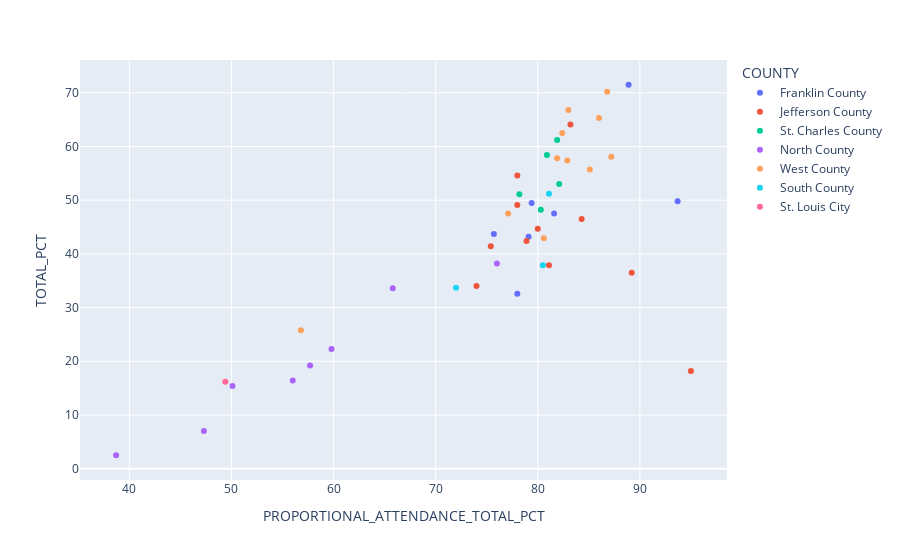

Write notebook code for a chart like this one.
### Code cell
#Plotly
fig = px.scatter(att_merge_df, x="PROPORTIONAL_ATTENDANCE_TOTAL_PCT", y = 'TOTAL_PCT',
                color = 'COUNTY')

fig.show()

### Figure 1 — Plotly figure (JSON) as saved in the notebook; plotly's stock layout.template omitted (floating-point values rounded to 4 significant figures)
{"data": [{"hovertemplate": "COUNTY=Franklin County<br>PROPORTIONAL_ATTENDANCE_TOTAL_PCT=%{x}<br>TOTAL_PCT=%{y}<extra></extra>", "legendgroup": "Franklin County", "marker": {"color": "#636efa", "symbol": "circle"}, "mode": "markers", "name": "Franklin County", "orientation": "v", "showlegend": true, "type": "scatter", "x": [88.9, 75.7, 79.4, 78, 79.1, 93.7, 81.6], "xaxis": "x", "y": [71.5, 43.7, 49.5, 32.6, 43.2, 49.8, 47.5], "yaxis": "y"}, {"hovertemplate": "COUNTY=Jefferson County<br>PROPORTIONAL_ATTENDANCE_TOTAL_PCT=%{x}<br>TOTAL_PCT=%{y}<extra></extra>", "legendgroup": "Jefferson County", "marker": {"color": "#EF553B", "symbol": "circle"}, "mode": "markers", "name": "Jefferson County", "orientation": "v", "showlegend": true, "type": "scatter", "x": [75.4, 95, 78.9, 74, 83.2, 84.3, 89.2, 81.1, 78, 80, 78], "xaxis": "x", "y": [41.4, 18.2, 42.4, 34, 64.1, 46.5, 36.5, 37.9, 49.1, 44.7, 54.6], "yaxis": "y"}, {"hovertemplate": "COUNTY=St. Charles County<br>PROPORTIONAL_ATTENDANCE_TOTAL_PCT=%{x}<br>TOTAL_PCT=%{y}<extra></extra>", "legendgroup": "St. Charles County", "marker": {"color": "#00cc96", "symbol": "circle"}, "mode": "markers", "name": "St. Charles County", "orientation": "v", "showlegend": true, "type": "scatter", "x": [80.9, 81.9, 78.2, 80.3, 82.1], "xaxis": "x", "y": [58.4, 61.2, 51.1, 48.2, 53], "yaxis": "y"}, {"hovertemplate": "COUNTY=North County<br>PROPORTIONAL_ATTENDANCE_TOTAL_PCT=%{x}<br>TOTAL_PCT=%{y}<extra></extra>", "legendgroup": "North County", "marker": {"color": "#ab63fa", "symbol": "circle"}, "mode": "markers", "name": "North County", "orientation": "v", "showlegend": true, "type": "scatter", "x": [57.7, 56, 76, 65.8, 50.1, 47.3, 59.8, 38.7], "xaxis": "x", "y": [19.2, 16.4, 38.2, 33.6, 15.4, 7, 22.3, 2.5], "yaxis": "y"}, {"hovertemplate": "COUNTY=West County<br>PROPORTIONAL_ATTENDANCE_TOTAL_PCT=%{x}<br>TOTAL_PCT=%{y}<extra></extra>", "legendgroup": "West County", "marker": {"color": "#FFA15A", "symbol": "circle"}, "mode": "markers", "name": "West County", "orientation": "v", "showlegend": true, "type": "scatter", "x": [81.9, 87.2, 85.1, 82.9, 82.4, 86.8, 83, 77.1, 56.8, 80.6, 86], "xaxis": "x", "y": [57.8, 58.1, 55.7, 57.4, 62.5, 70.2, 66.8, 47.5, 25.8, 42.9, 65.3], "yaxis": "y"}, {"hovertemplate": "COUNTY=South County<br>PROPORTIONAL_ATTENDANCE_TOTAL_PCT=%{x}<br>TOTAL_PCT=%{y}<extra></extra>", "legendgroup": "South County", "marker": {"color": "#19d3f3", "symbol": "circle"}, "mode": "markers", "name": "South County", "orientation": "v", "showlegend": true, "type": "scatter", "x": [80.5, 72, 81.1], "xaxis": "x", "y": [37.9, 33.7, 51.2], "yaxis": "y"}, {"hovertemplate": "COUNTY=St. Louis City<br>PROPORTIONAL_ATTENDANCE_TOTAL_PCT=%{x}<br>TOTAL_PCT=%{y}<extra></extra>", "legendgroup": "St. Louis City", "marker": {"color": "#FF6692", "symbol": "circle"}, "mode": "markers", "name": "St. Louis City", "orientation": "v", "showlegend": true, "type": "scatter", "x": [49.4], "xaxis": "x", "y": [16.2], "yaxis": "y"}], "layout": {"autosize": true, "legend": {"title": {"text": "COUNTY"}, "tracegroupgap": 0}, "margin": {"t": 60}, "xaxis": {"anchor": "y", "autorange": true, "domain": [0, 1], "range": [35.02, 98.68], "title": {"text": "PROPORTIONAL_ATTENDANCE_TOTAL_PCT"}, "type": "linear"}, "yaxis": {"anchor": "x", "autorange": true, "domain": [0, 1], "range": [-2.843, 76.84], "title": {"text": "TOTAL_PCT"}, "type": "linear"}}}
